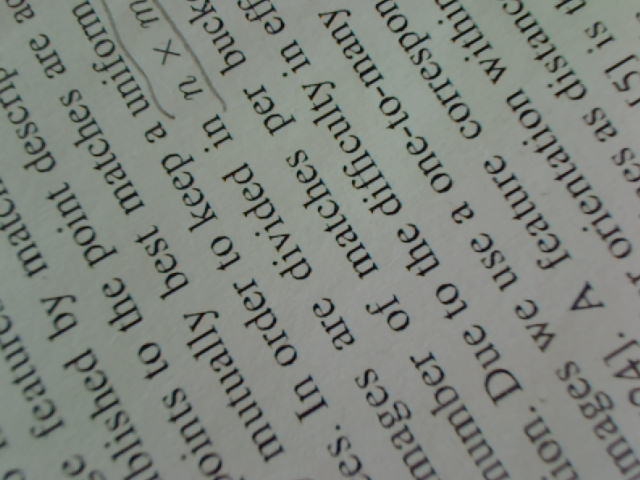
#> input picture images/texto/borroso0.png, 640 x 480 px
$ jupyter execute fourier.ipynb
#> lines starting #> are read from the running program, lines starting #| are printed output that depends on the picture
# Análisis frecuencial

En muchas situaciones es conveniente descomponer las señales de interés (sonido, imaǵenes, etc.) en elementos "más simples". Estos elementos (la base de representación) pueden ser de muchos tipos, pero existe una base especial, "las frecuencias puras" (senos o cosenos), que son especialmente útiles. Esta descomposición se efectúa de forma eficiente con el algoritmo FFT.

El artículo de wikipedia [Fourier analysis](https://en.wikipedia.org/wiki/Fourier_analysis) tiene una buena introducción a este tema y a sus múltiples aplicaciones.

Estos vídeos del excelente canal 3blue1brown son muy recomendables:

- [Fourier Series: everything is rotations](https://www.youtube.com/watch?v=r6sGWTCMz2k)

- [Fourier visualized](https://www.youtube.com/watch?v=spUNpyF58BY)

## Bibliotecas y utilidades

[cell 1]
import numpy             as np
import numpy.fft         as fft
import cv2               as cv
import skimage           as si
import matplotlib.pyplot as plt
import numpy.random      as rnd
import scipy.signal      as signal

[cell 2]
def fig(w,h):
    plt.figure(figsize=(w,h))

def readrgb(file):
    return cv.cvtColor( cv.imread("../images/"+file), cv.COLOR_BGR2RGB)

def rgb2gray(x):
    return cv.cvtColor(x,cv.COLOR_RGB2GRAY)

def gray2float(x):
    return x.astype(float) / 255

# para ver imágenes monocromas autoescalando el rango
def imshowg(x):
    plt.imshow(x, 'gray')

# para ver imágenes monocromas de float con rango fijo
def imshowf(x):
    plt.imshow(x, 'gray', vmin = 0, vmax=1)

# para ver imágenes con signo
def imshows(x,r=1):
    plt.imshow(x, 'gray', vmin = -r, vmax=r)

# ojo: filter2D no hace flip de la máscara (realmente hace correlación)
# (da igual en máscaras simétricas)
def conv(k,x):
    return cv.filter2D(x,-1,k)

# esta versión es correcta
def cconv(k,x):
    return signal.convolve2d(x, k, boundary='symm', mode='same')

def ft(x):
    return fft.fft2(x)

def ift(x):
    return fft.ifft2(x)

def centrafft(psf):
    h = psf.copy()
    r,c = psf.shape
    h = h[list(range(r//2,r)) + list(range(r//2)) ,:]
    h = h[:, list(range(c//2,c)) + list(range(c//2))]
    return h

## Ejemplo mínimo

El objetivo de esta sección es mostrar que el anális de frecuencias no es más que un cambio de base como los que se estudian en álgebra lineal (aunque en la práctica se efectúa con un algoritmo más eficiente).

Expresión de un vector en dos bases:

$$\begin{bmatrix}2\\-3\\8\\4\end{bmatrix}\; =\; 2 \begin{bmatrix}{\color{red}1}\\0\\0\\0\end{bmatrix} -3 \begin{bmatrix}0\\{\color{red}1}\\0\\0\end{bmatrix} + 8 \begin{bmatrix}0\\0\\{\color{red}1}\\0\end{bmatrix} + 4 \begin{bmatrix}0\\0\\0\\{\color{red}1}\end{bmatrix} \; =\; 5.5 \begin{bmatrix}0.5\\0.5\\0.5\\0.5\end{bmatrix} -4.3 \begin{bmatrix}0.65\\0.27\\-0.27\\-0.65\end{bmatrix} + 0.5 \begin{bmatrix}0.5\\-0.5\\-0.5\\0.5\end{bmatrix} + 6.6 \begin{bmatrix}0.27\\-0.65\\0.65\\-0.27\end{bmatrix}$$

La primera base es la canónica y la segunda es la DCT (que explicaremos después). (En este apartado usamos la base DCT porque trabaja con números reales.)

[cell 3]
from scipy.fftpack import dct,idct

for k,v in enumerate([idct(v,norm='ortho') for v in np.eye(4)]):
    plt.plot(v,'o-',label='$F_{}$'.format(k))
plt.legend();
plt.title('Base frecuencial DCT-4');

La de tamaño 8 es más fácil de interpretar:

[cell 4]
plt.figure(figsize=(16,12))
plt.subplots_adjust(hspace=0.5)
for k,v in enumerate([idct(v,norm='ortho') for v in np.eye(8)]):
    plt.subplot(4,4,k+1)
    plt.plot(v,'o-'); plt.ylim(-.6,.6)
    plt.title('$F_{}$'.format(k)); plt.grid(); plt.axis('off')
plt.suptitle('DCT-8',y=0.93,fontsize=16);

Volvemos a la dimensión 4 y hacemos algunas comprobaciones. Definimos las dos bases:

[cell 5]
B = np.array([v for v in np.eye(4)])
F = np.array([idct(v,norm='ortho') for v in np.eye(4)])

inv = np.linalg.inv

[cell 6]
B

[cell 7]
F

Estas matrices contienen los elementos de las bases por filas, de modo que podemos extraerlos con el primer índice:

[cell 8]
F[1]

Un vector cualquiera es la combinación lineal de la base con sus coordenadas. En la base canónica:

[cell 9]
x = np.array([2,-3,8,4])

(Recordemos que para expresar una combinación lineal de vectores de forma matricial podemos poner los vectores en una matriz por filas y multiplicamos los coeficientes por la izquierda. O ponemos los vectores de la base por columnas y multiplicamos las coordenadas por la derecha.)

[cell 10]
x @ B

Cambiamos de base:

[cell 11]
inv(F).T @ x

[cell 12]
x @ inv(F)

Como la base es ortonormal la inversa y la traspuesta coinciden:

[cell 13]
y = F @ x
y

[cell 14]
y = x @ F.T
y

La transformada DCT realiza esta operación de forma mucho más eficiente (se aprecia en dimensión grande).

[cell 15]
dct(x,norm='ortho')

El vector original es el mismo, aunque sus coordenadas dependen de la base:

[cell 16]
y @ F

[cell 17]
x @ B

## La base de Fourier

Cualquier señal se puede expresar como una combinación de ondas de diferentes frecuencias.

$$ f(x) = \sum_\omega A_\omega \cos(2\pi \omega x + \phi_\omega) $$

Cada frecuencia $\omega$ contribuye con una cierta amplitud $A_\omega$ y desplazamiento $\phi_\omega$. La Transformada de Fourier es un algoritmo que analiza la señal y obtiene estos dos ingredientes.

Por conveniencia matemática es mucho mejor usar ondas complejas

$$ f(x) = \sum _ \omega F_\omega  e ^ {2 \pi i \omega x} $$

donde los coeficientes codifican en un número complejo la amplitud y el desplazamiento de cada frecuencia.

$$ F_\omega = A e^{i \phi_\omega} $$

Hay una explicación más detallada en [este documento](https://robot.inf.um.es/material/va/percep.pdf#appendix.B), que incluye también una interpretación geométrica de la base de exponenciales complejas. (Son unos apuntes de cursos anteriores de esta asignatura, que están pendientes de actualizar y convertir en notebooks interactivos.)

Como ejemplo, generamos una señal con componentes frecuenciales conocidas y vemos como la FFT las encuentra:

[cell 18]
# componente frecuencial de amplitud a, frecuencia w y fase d
def C(w,d,x):
    return np.cos(2*np.pi*w*x+d)

def fun(x):
    return 1 + 3*C(2,0.1,x) + 4*C(5,-0.2,x) + 2*C(15,0.3,x)

x = np.linspace(0,1,1000)

[cell 19]
fig(12,4)
plt.plot(x,fun(x),lw=2);
plt.grid();
#> figure, not shown here; curve peaks at x = 0.998, y = 9.84

La hemos conseguido sumando las siguientes componentes:

[cell 20]
fig(12,4)
plt.plot(x,1*C(0,0,x), label='freq 0')
plt.plot(x,3*C(2,0.1,x), label='freq 2')
plt.plot(x,4*C(5,-0.2,x), label='freq 5')
plt.plot(x,2*C(15,0.3,x), label='freq 15');
plt.grid(); plt.legend();
#> figure, not shown here; curve peaks at x = 0.992, y = 3; curve peaks at x = 0.406, y = 4

En la práctica, solo observamos un muestreo de la señal:

[cell 21]
delta = 0.02
xs =  np.linspace(0,1-delta,50)
f = fun(xs)

print(f)

fig(12,4)
plt.plot(x,fun(x),'r',xs,f,'.b',markersize=10); plt.grid()
plt.title('señal muestreada en 50 puntos');
#> figure, not shown here; curve peaks at x = 0.998, y = 9.84; curve peaks at x = 0, y = 9.82

El algoritmo FFT (transformada discreta rápida de Fourier) analiza la señal muestreada y devuelve las amplitudes y fases de los componentes, aunque lo hace de forma un poco especial, codificadas como módulo y argumento de números complejos, y situadas en dos posiciones del array resultante.

[cell 22]
# dividimos por n para que la escala global de la FFT coincida con las amplitudes
F = fft.fft(f)/len(f)

# para visualizar mejor el array, quitamos los ceros numéricos
F[abs(F)<1E-10] = 0

F

Vamos a manipular un poco el array para extraer las componentes de la señal.

El módulo del resultado:

[cell 23]
abs(F)

[cell 24]
w = np.array(range(len(F)))
fig(18,4)
plt.bar(w,abs(F), color='green',alpha=0.5)
plt.xticks(w); plt.axis([-1,50,0,2.1]);
plt.title('el módulo de la FFT codifica la amplitud');

Y la fase:

[cell 25]
w = np.array(range(len(F)))
fig(18,4)
plt.bar(w,np.angle(F), color='brown',alpha=0.5)
plt.xticks(w); plt.axis([-1,50,-0.5,0.5]);
#plt.grid()
plt.title('la fase de la FFT codifica el desplazamiento');
plt.grid(axis='y')
#> figure, not shown here; tallest bar 0.3 high, from x = 14.6 to 15.4

Vemos que la magnitud de la transformada de Fourier, que es una señal compleja, contiene la amplitud de cada onda $A_\omega$, y la "fase" es el desplazamiento $\phi_\omega$. Observa que cada frecuencia $\omega$ aparece en la transformada en dos posiciones, correspondientes a $\omega$ y $-\omega$ (que en realidad son la misma onda), y que las frecuencias negativas aparecen al final del vector.

La FFT es periódica y por tanto las frecuencias superiores a $N/2$ (la máxima que se puede detectar) equivalen a frecuencias negativas. Lo normal es mostrar "rotada" o "centrada" la fft para poner las frecuencias bajas en el centro del vector.

[cell 26]
n = len(F)
n2 = (n+1) // 2
w = np.array(range(len(F)))
ws = np.roll(w,n2)
Fs = np.roll(F,n2)
fig(18,4)
plt.bar(w-25,abs(Fs), color='green',alpha=0.5)
plt.xticks(w-25);
plt.axis([-24,24,0,2.5]);
plt.title('abs(FFT)');

Cuando la señal es real, como en este ejemplo, la FFT es simétrica conjugada. Las frecuencias negativas tienen la misma amplitud absoluta y podemos mostrar solo las frecuencias positivas:

[cell 27]
n2 = len(F)//2
P = abs(F)[:n2]
P[2:] *= 2
fig(10,4)
plt.bar(w[:n2],P, color='blue',alpha=0.5)
plt.xticks(w[:n2]);
plt.axis([-.5,24.5,0,5]);
plt.title('espectro de frecuencias');
#> figure, not shown here; tallest bar 4 high, from x = 4.6 to 5.4

Estas amplitudes coinciden con los coeficientes utilizados para definir `fun`.

Si se toman $n$ muestras sólo se puede analizar hasta la frecuencia $n\over2$.

### Ortogonalidad

*Power spectrum*, *Parseval Theorem*. La energía de la señal se reparte entre las diferentes frecuencias:

$$\int_t \left|x(t)\right|^2 dt = \int_\omega \left|F(\omega)\right|^2 d \omega$$

Con transformación unitaria.

Normalizamos la transformación adecuadamente para que la inversa sea simplemente la directa de la entrada conjugada.

[cell 28]
def myfft(x):
    return np.fft.fft(x)/np.sqrt(len(x))

def myifft(x):
    return myfft(np.conj(x))

Formamos la matriz de la transformación y vemos que efectivamente es unitaria.

[cell 29]
matF = np.array([myfft(row) for row in np.eye(10)])

np.linalg.det(matF)

Esta es la señal muestreada que hemos creado más arriba:

La misma operación (con la conjugación) es la identidad.

[cell 30]
plt.plot(f,lw=5)
plt.plot(np.real(myifft(myfft(f))));
#> figure, not shown here; curve peaks at x = 0, y = 9.82; curve peaks at x = 0, y = 9.82

Y como debe ser, la TF preserva la norma.

[cell 31]
np.linalg.norm(f), np.linalg.norm(myfft(f))

### Armónicos

Consideremos ahora una señal periódica pero con forma de onda muy distinta de la sinusoidal.

[cell 32]
x = np.arange(1000)
f = np.zeros_like(x)
f[x % 50 < 10] = 1

[cell 33]
fig(18,4)
plt.plot(f,lw=2);
#> figure, not shown here; curve peaks at x = 0, y = 1

[cell 34]
F = fft.fft(f)/len(f)

[cell 35]
fig(18,4)
plt.plot(abs(F));
#> figure, not shown here; curve peaks at x = 0, y = 0.2

La frecuencia $20=1000/50$ se detecta perfectamente pero aparecen armónicos, múltiplos de la frecuencia fundamental.

[cell 36]
# frecuencias más bajas, quitando la constante
plt.plot(np.arange(1,100), abs(F)[1:100]);
#> figure, not shown here; curve peaks at x = 20, y = 0.187

### Modulación

(Este apartado es opcional)

Combinación de una portadora y una modulación no lineal, multiplicativa:

[cell 37]
x = np.linspace(0,30,1000)
f = np.sin(2*np.pi*2*x) *np.sin(2*np.pi*0.1*x)
#f = np.sin(2*np.pi*0.1*x)

[cell 38]
fig(18,4)
plt.plot(f);
#> figure, not shown here; curve peaks at x = 246, y = 0.985

[cell 39]
F = fft.fft(f)/len(f)

[cell 40]
fig(18,4)
plt.plot(abs(F));
np.where(abs(F)>0.2)
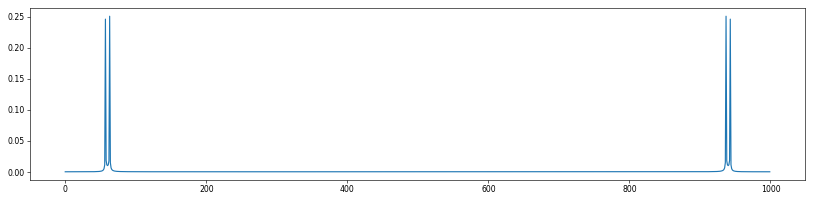
#> figure drawn by matplotlib, 1 panel; curve peaks at x = 63, y = 0.251

Aparece, no por separado, sino $f_c + f_m$  y $f_c-f_m$.

[cell 41]
plt.plot(abs(F)[:100]);
#> figure, not shown here; curve peaks at x = 63, y = 0.251

(La portadora se ha generado con frecuencia 2 y el análisis es en 30 unidades, por tanto corresponde a la posición 60 de la transformada. La modulación, que tiene frecuencia 0.1 corresponde a la posición 3.)

### Transformada inversa

Podemos sintetizar ondas creando un vector con las amplitudes de cada frecuencia y aplicando la transformada inversa:

[cell 42]
F = np.zeros(100,dtype=complex)
F[3] = 2
F[5] = 1
f = fft.ifft(F)*len(F)
plt.plot(np.real(f));
#> figure, not shown here; curve peaks at x = 0, y = 3

### Filtrado frecuencial

Generamos una señal de test:

[cell 43]
x = np.linspace(-3,3,1000)
s = np.exp(-x**2)*np.cos(15*x)
plt.plot(x,s);
#> figure, not shown here; curve peaks at x = -0.003, y = 0.999

La contaminamos con ruido gaussiano:

[cell 44]
sr = s + 0.1*rnd.randn(len(s))
plt.plot(x,sr);
#> figure, not shown here; curve peaks at x = -0.033, y = 1.15

Nos gustaría "limpiar" esta señal ruidosa para recuperar una versión lo más parecida posible a la original. Esto se podría hacer de diferentes formas, pero aquí vamos a intentar hacerlo modificando su espectro de frecuencias. El ruido gaussiano es "blanco", tiene todas las frecuencias. Si sabemos cuál es el ancho de banda de la señal original podemos eliminar las demás frecuencias.

[cell 45]
fsr = fft.fft(sr)
plt.plot(np.log(1+np.abs(fsr)));
#> figure, not shown here; curve peaks at x = 14, y = 4.99

Hagamos "zoom":

[cell 46]
fsr = fft.fft(sr)
plt.plot(np.log(1+np.abs(fsr))[0:50]);
#> figure, not shown here; curve peaks at x = 14, y = 4.99

Parece que la señal llega hasta la frecuencia 20 más o menos. Anulamos todas las mayores y reconstruimos:

[cell 47]
fig(12,8)
fil = np.ones(len(fsr))
c = 21
fil[c:-(c-1)] = 0
plt.subplot(2,1,1)
plt.plot(fil); plt.axis([0,1000,-0.1,1.1]); plt.title('filtro')
plt.subplot(2,1,2)
plt.plot(np.real(fft.ifft(fsr*fil))); plt.title('resultado');
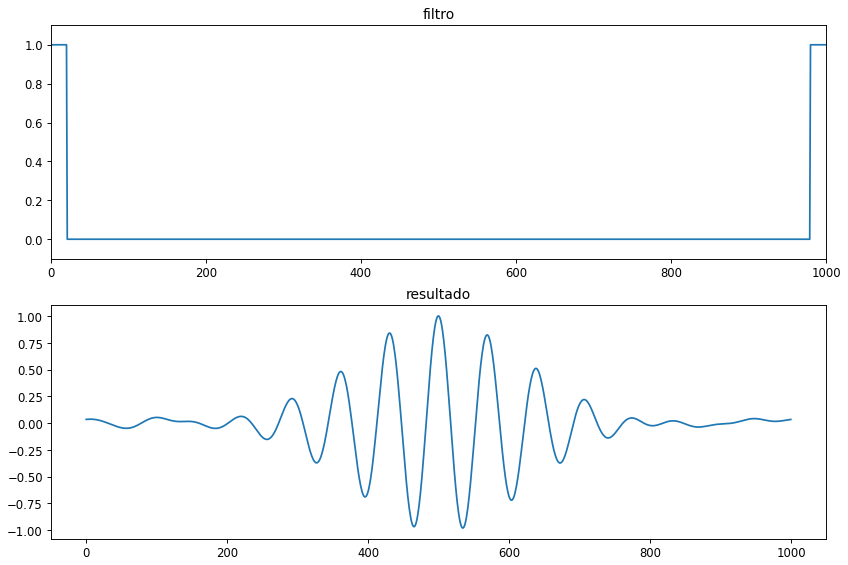
#> figure drawn by matplotlib, 2 panels; panel 1: curve peaks at x = 0, y = 1; panel 2: curve peaks at x = 499, y = 1

Si conocemos el espectro de la señal original podríamos filtrar con mayor precisión.

[cell 48]
plt.plot(np.log(1+np.abs(fft.fft(s)[0:30])));
#> figure, not shown here; curve peaks at x = 14, y = 4.97

Vemos que solo tiene componentes apreciables en las frecuencias desde 9 hasta 19. El resto se puede eliminar.

En la práctica no se debe filtrar tan bruscamente, es mejor atenuar frecuencias de forma gradual.

### Correlación

Comprobamos que podemos calcular eficientemente la correlación entre dos señales en el dominio de la frecuencia.

Creamos una señal del prueba y la desplazamos un número de muestras predeterminado.

[cell 49]
def gauss(x,m,s):
    return np.exp(-0.5*((x-m)/s)**2)

[cell 50]
D = 12

#x = f
x = gauss(np.arange(50),25,10)
x = np.clip(x,0,0.8)
xo = np.roll(x,D)/2+0.3

plt.plot(x,label='model')
plt.plot(xo,label='observed');
plt.legend();
#> figure, not shown here; curve peaks at x = 19, y = 0.8; curve peaks at x = 31, y = 0.7

Vemos el resultado intermedio, el producto de transformadas:

[cell 51]
Fx =  myfft(x)
Fxo = myfft(xo)
Fcorr = np.conj(Fx) * (Fxo)

plt.plot(np.real(Fcorr)); plt.plot(np.imag(Fcorr))
plt.title("TF crosscorr");
#> figure, not shown here; curve peaks at x = 0, y = 12.2; curve peaks at x = 49, y = 1

Y pasamos la correlación al dominio espacial. La posición de máxima correlación detecta perfectamente el desplazamiento que hemos introducido.

[cell 52]
corr = np.real(np.fft.ifft(Fcorr))
d = np.argmax(corr)

plt.plot(corr);
plt.plot(corr*0,color='gray',lw=0.5)
plt.plot([d,d],[0,corr[d]],color='red');
plt.title('crosscorr')
plt.text(15,0.05,f"lag = {d}");
#> figure, not shown here; curve peaks at x = 12, y = 0.285

En los "discriminative correlation filters" deseamos una respuesta mucho más afilada en la posición de máxima correlación:

[cell 53]
y = np.roll(gauss(np.arange(len(x)),25,2),25)

plt.plot(y);
plt.title("sharper desired response (at zero lag)");
#> figure, not shown here; curve peaks at x = 0, y = 1

[cell 54]
Fy = myfft(y)

plt.plot(np.real(Fy)); plt.plot(np.imag(Fy));
plt.title("TF of desired response");
#> figure, not shown here; curve peaks at x = 0, y = 0.709; curve peaks at x = 23, y = 3.68e-17

El filtro "ingenuo" que simplemente divide la respuesta deseada por la señal (en el dominio de la frecuencia) se puede encontrar con divisiones por cero:

[cell 55]
print(f"min abs value (denominator): {np.abs(Fx).min()}")
filtro = Fy / Fx

plt.plot(np.real(filtro)); plt.plot(np.imag(filtro));
plt.title("naive filter (Fy/Fx)");
#> figure, not shown here; curve peaks at x = 5, y = 40.25; curve peaks at x = 41, y = 1.39e-13

[cell 56]
Fcorr = filtro * (Fxo)

plt.plot(np.real(Fcorr)); plt.plot(np.imag(Fcorr))
plt.title("naive (filter · Fx0)");
#> figure, not shown here; curve peaks at x = 0, y = 0.817; curve peaks at x = 49, y = 0.343

[cell 57]
corr = np.real(np.fft.ifft(Fcorr))
d = np.argmax(corr)

plt.plot(corr);
plt.plot(corr*0,color='gray',lw=0.5)
plt.plot([d,d],[0,corr[d]],color='red');
plt.text(15,0.05,f"lag = {d}")
plt.title('response');
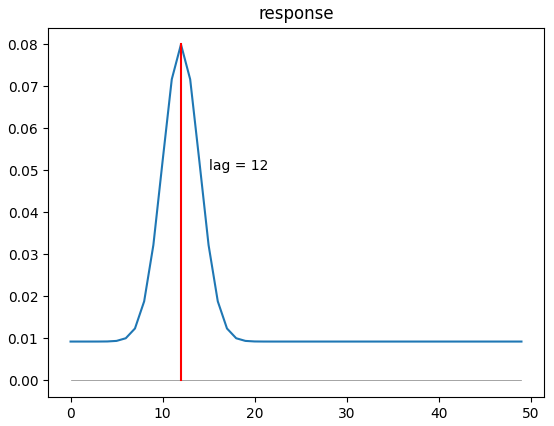
#> figure drawn by matplotlib, 1 panel; curve peaks at x = 12, y = 0.08

Funciona bien pero es numéricamente inestable. Es preferible obtener una solución regularizada.

[cell 58]
filtro = np.conj(Fx)*(Fy) / (Fx*np.conj(Fx) + 1E-4)

plt.plot(np.real(filtro)); plt.plot(np.imag(filtro));
plt.title("regularized filter Fx^ Fy / (Fx^Fx + lambda)");
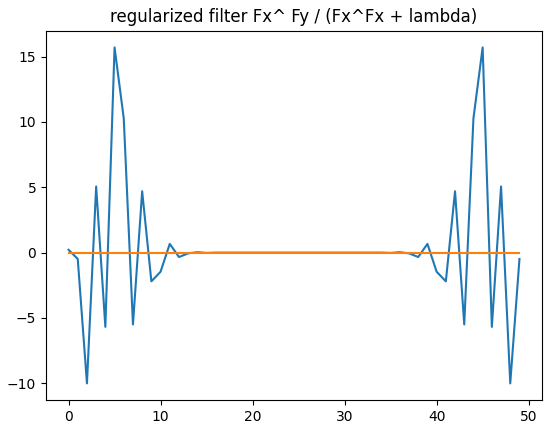
#> figure drawn by matplotlib, 1 panel; curve peaks at x = 45, y = 15.7; curve peaks at x = 44, y = 3.52e-14

[cell 59]
Fcorr = filtro * (Fxo)

plt.plot(np.real(Fcorr)); plt.plot(np.imag(Fcorr))
plt.title("regularized (filter · Fx0)");
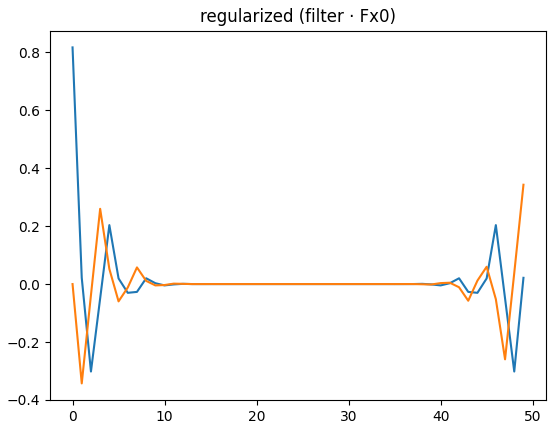
#> figure drawn by matplotlib, 1 panel; curve peaks at x = 0, y = 0.817; curve peaks at x = 49, y = 0.343

[cell 60]
corr = np.real(np.fft.ifft(Fcorr))
d = np.argmax(corr)

plt.plot(corr);
plt.plot(corr*0,color='gray',lw=0.5)
plt.plot([d,d],[0,corr[d]],color='red');
plt.text(15,0.05,f"lag = {d}")
plt.title('response');
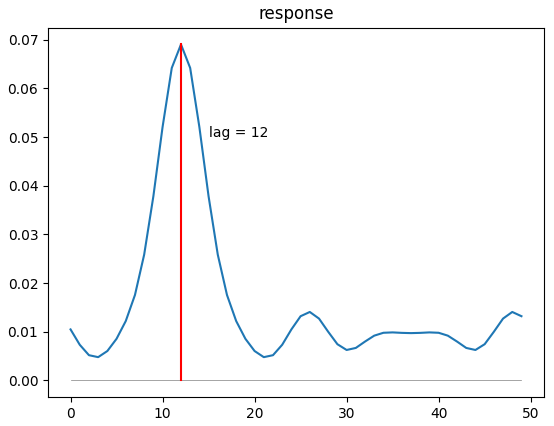
#> figure drawn by matplotlib, 1 panel; curve peaks at x = 12, y = 0.0691

Estas comprobaciones se hacen con señales periódicas. En aplicaciones reales con señales arbitrarias podemos usar una "ventana" que anula los extremos.

### Señales 2D

Cuando trabajamos con señales bidimensionales (imágenes) las componentes frecuenciales son ondas planas en diferentes direcciones, frecuencias y desplazamientos:

[cell 61]
F = np.zeros([500,500])
F[3,4] = 1; F[-2,-3] = 1
#F[4,6] = 1; F[-3,-5] = 1
#F[1,2] = 1; F[-1,-2] = 1
f = ift(F)
fig(6,6)
plt.imshow(np.abs(f),'gray');
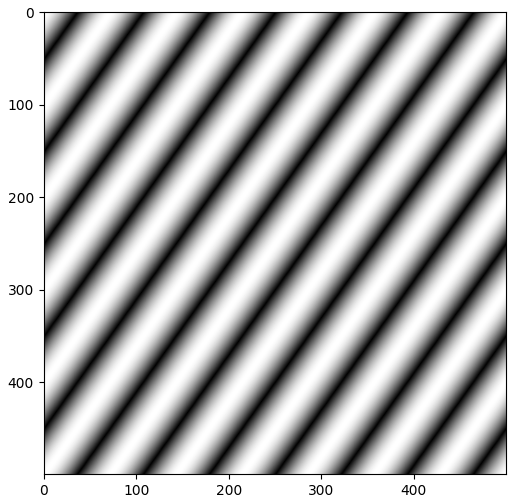
#> figure drawn by matplotlib, 1 panel

[Este vídeo](https://www.youtube.com/watch?v=D9ziTuJ3OCw) muestra la reconstrucción de una imagen a partir de estas ondas. Intenta descubrir quién es el personaje antes de que tenga suficiente detalle.

Si la imagen tiene un patrón repetido uniforme su orientación y frecuencia se puede descubrir en la FFT.

[cell 62]
img = readrgb('texto/borroso0.png')
n = min(img.shape[:2])
#> n = 480
img = img[:n,:n]
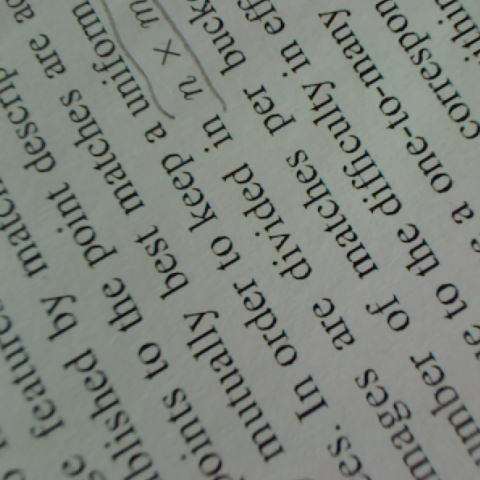
#> img: shape (480, 480, 3); mean R, G, B 125.6, 131.1, 124.1
#img = readrgb('d2.jpg')[0:800,0:800]


fig(12,4)
plt.subplot(1,2,1); plt.imshow(img); plt.title('rgb')
g = rgb2gray(img)
f = gray2float(g)
plt.subplot(1,2,2); imshowf(f); plt.title('grayscale');

[cell 63]
ff = np.log(1+abs(ft(f)))
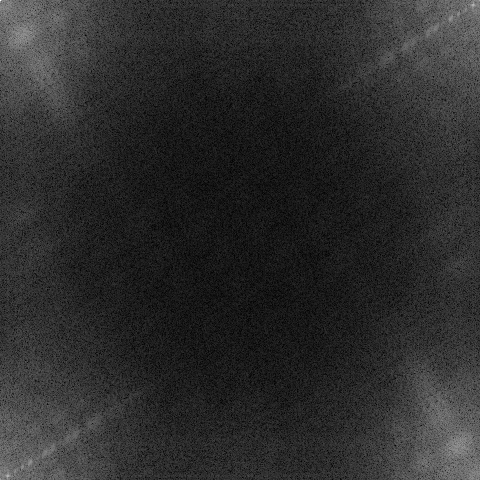
#> ff: shape (480, 480) float64; min 0.00983, max 11.66, mean 2.06; drawn with min black and max white
#ff[0,0] = 0
r,c = ff.shape
#> r = 480; c = 480
r2 = r // 2
#> r2 = 240
c2 = c // 2
#> c2 = 240

fig(12,4)
plt.subplot(1,2,1); imshowg(centrafft(ff)); plt.title('fft centrada')
plt.subplot(1,2,2); imshowg(centrafft(ff)[r2-50:r2+50,c2-50:c2+50]); plt.title('zoom');
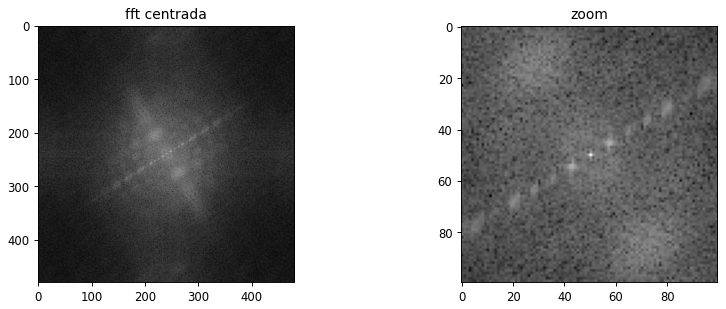
#> figure drawn by matplotlib, 2 panels
